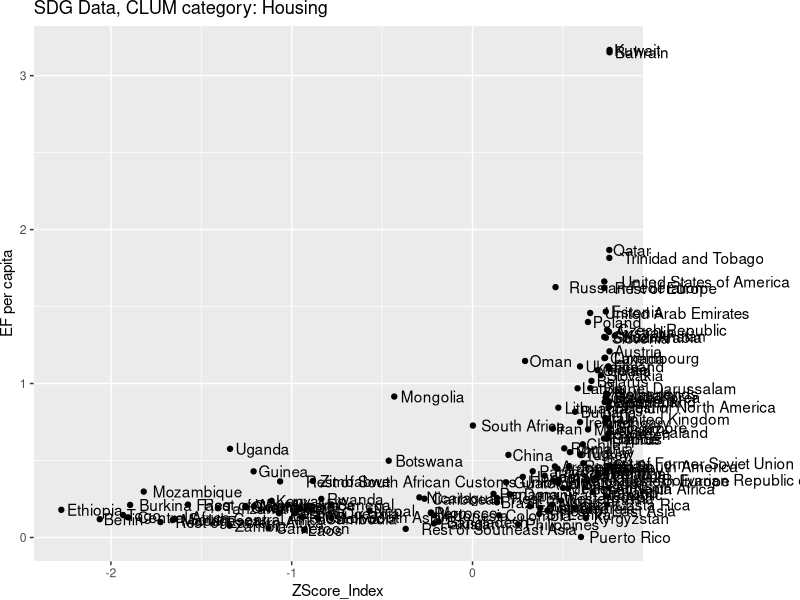
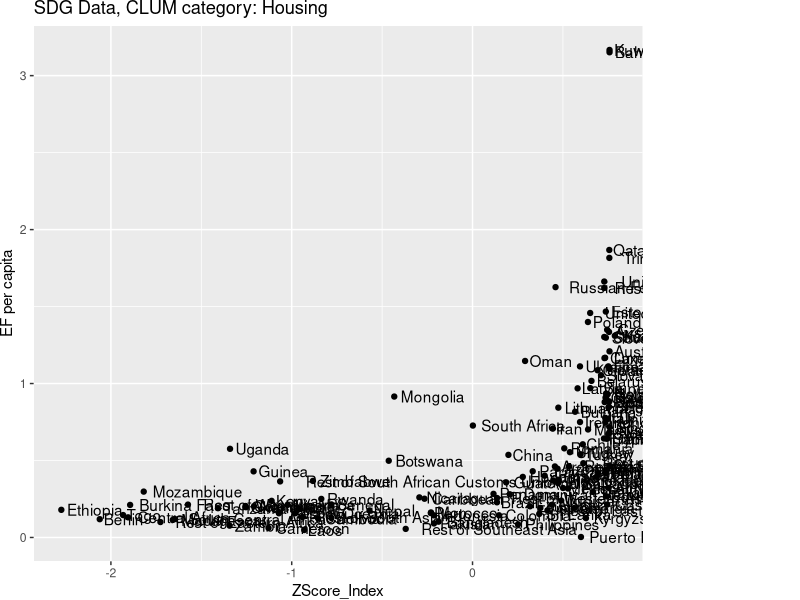

Write R code to recreate these figures, in order. (Note: this script raises an error after producing the figures.)
library(ggplot2)
library(grid)

#TO DO, next
# move to function for plots (started at bottom)
# color points (by continent?)
# filter by quality score
# export for Powerpoint

#add data indicators used (probably just in powerpoint slides)


#Pull the data from csv files
EFWBData <- read.csv("./GFN_Data_Visualization/ScatterVisuals/NFA_WB_2017_CLUM.csv")
EFSDGData <- read.csv("./GFN_Data_Visualization/ScatterVisuals/NFA_SDG_2017_CLUM.csv")

color.codes<-as.character(c("#3399FF", "#FF0000", "#000000"))

#subetted data to plot
EFWBData11 <- subset(EFWBData,EFWBData$year == 2011)
EFSDGData11 <- subset(EFSDGData,EFWBData$year == 2011)

EFWBData11.Food <- subset(EFWBData11, EFWBData11$clum7_name == "Food")
EFWBData11.Goods <- subset(EFWBData11, EFWBData11$clum7_name == "Goods")
EFWBData11.Government <- subset(EFWBData11, EFWBData11$clum7_name == "Government")
EFWBData11.Housing <- subset(EFWBData11, EFWBData11$clum7_name == "Housing")
EFWBData11.PersonalTransportation <- subset(EFWBData11, EFWBData11$clum7_name == "Personal Transportation")
EFWBData11.Services <- subset(EFWBData11, EFWBData11$clum7_name == "Services")

EFSDGData11.Food <- subset(EFSDGData11, EFSDGData11$clum7_name == "Food")
EFSDGData11.Goods <- subset(EFSDGData11, EFSDGData11$clum7_name == "Goods")
EFSDGData11.Government <- subset(EFSDGData11, EFSDGData11$clum7_name == "Government")
EFSDGData11.GrossFixedCapitalFormation <- subset(EFSDGData11, EFSDGData11$clum7_name == "Gross Fixed Capital Formation")
EFSDGData11.Housing <- subset(EFSDGData11, EFSDGData11$clum7_name == "Housing")
EFSDGData11.PersonalTransportation <- subset(EFSDGData11, EFSDGData11$clum7_name == "Personal Transportation")
EFSDGData11.Services <- subset(EFSDGData11, EFSDGData11$clum7_name == "Services")

#Plot for all the WB CLUM categories
p <- ggplot(EFWBData11.Food, aes(ZScore_Index, total)) + geom_point() +
    geom_text(label = EFWBData11.Food$GTAP_name,hjust=-.1) +
  labs(title = paste("World Bank Data, CLUM category:",EFWBData11.Food$clum7_name), y = "EF per capita") +
  theme(plot.margin = unit(c(0,4,0,0),"cm"))
gt <- ggplot_gtable(ggplot_build(p))
gt$layout$clip[gt$layout$name == "panel"] <- "off"
grid.draw(gt)


p <- ggplot(EFWBData11.Goods, aes(ZScore_Index, total)) + geom_point() +
  geom_text(label = EFWBData11.Goods$GTAP_name,hjust=-.1)+
  labs(title = paste("World Bank Data, CLUM category:",EFWBData11.Goods$clum7_name), y = "EF per capita") +
theme(plot.margin = unit(c(0,4,0,0),"cm"))
gt <- ggplot_gtable(ggplot_build(p))
gt$layout$clip[gt$layout$name == "panel"] <- "off"
grid.draw(gt)

p <- ggplot(EFWBData11.Government, aes(ZScore_Index, total)) + geom_point() +
  geom_text(label = EFWBData11.Government$GTAP_name,hjust=-.1)+
  labs(title = paste("World Bank Data, CLUM category:",EFWBData11.Government$clum7_name), y = "EF per capita") +
theme(plot.margin = unit(c(0,4,0,0),"cm"))
gt <- ggplot_gtable(ggplot_build(p))
gt$layout$clip[gt$layout$name == "panel"] <- "off"
grid.draw(gt)

p <- ggplot(EFWBData11.Housing, aes(ZScore_Index, total)) + geom_point() +
  geom_text(label = EFWBData11.Housing$GTAP_name,hjust=-.1) +
  labs(title = paste("World Bank Data, CLUM category:",EFWBData11.Housing$clum7_name), y = "EF per capita") +
theme(plot.margin = unit(c(0,4,0,0),"cm"))
gt <- ggplot_gtable(ggplot_build(p))
gt$layout$clip[gt$layout$name == "panel"] <- "off"
grid.draw(gt)

p <- ggplot(EFWBData11.PersonalTransportation, aes(ZScore_Index, total)) + geom_point() +
  geom_text(label = EFWBData11.PersonalTransportation$GTAP_name,hjust=-.1) +
  labs(title = paste("World Bank Data, CLUM category:",EFWBData11.PersonalTransportation$clum7_name), y = "EF per capita") +
theme(plot.margin = unit(c(0,4,0,0),"cm"))
gt <- ggplot_gtable(ggplot_build(p))
gt$layout$clip[gt$layout$name == "panel"] <- "off"
grid.draw(gt)

p <- ggplot(EFWBData11.Services, aes(ZScore_Index, total)) + geom_point() +
  geom_text(label = EFWBData11.Services$GTAP_name,hjust=-.1) +
  labs(title = paste("World Bank Data, CLUM category:",EFWBData11.Services$clum7_name), y = "EF per capita") +
theme(plot.margin = unit(c(0,4,0,0),"cm"))
gt <- ggplot_gtable(ggplot_build(p))
gt$layout$clip[gt$layout$name == "panel"] <- "off"
grid.draw(gt)


p <- ggplot(EFSDGData11.Food, aes(ZScore_Index, total)) + geom_point() +
  geom_text(label = EFSDGData11.Food$GTAP_name,hjust=-.1) +
  labs(title = paste("SDG Data, CLUM category:",EFSDGData11.Food$clum7_name), y = "EF per capita") +
  theme(plot.margin = unit(c(0,4,0,0),"cm"))
gt <- ggplot_gtable(ggplot_build(p))
gt$layout$clip[gt$layout$name == "panel"] <- "off"
grid.draw(gt)


p <- ggplot(EFSDGData11.Goods, aes(ZScore_Index, total)) + geom_point() +
  geom_text(label = EFSDGData11.Goods$GTAP_name,hjust=-.1)+
  labs(title = paste("SDG Data, CLUM category:",EFSDGData11.Goods$clum7_name), y = "EF per capita") +
  theme(plot.margin = unit(c(0,4,0,0),"cm"))
gt <- ggplot_gtable(ggplot_build(p))
gt$layout$clip[gt$layout$name == "panel"] <- "off"
grid.draw(gt)

p <- ggplot(EFSDGData11.Government, aes(ZScore_Index, total)) + geom_point() +
  geom_text(label = EFSDGData11.Government$GTAP_name,hjust=-.1)+
  labs(title = paste("SDG Data, CLUM category:",EFSDGData11.Government$clum7_name), y = "EF per capita") +
  theme(plot.margin = unit(c(0,4,0,0),"cm"))
gt <- ggplot_gtable(ggplot_build(p))
gt$layout$clip[gt$layout$name == "panel"] <- "off"
grid.draw(gt)

p <- ggplot(EFSDGData11.Housing, aes(ZScore_Index, total)) + geom_point() +
  geom_text(label = EFSDGData11.Housing$GTAP_name,hjust=-.1) +
  labs(title = paste("SDG Data, CLUM category:",EFSDGData11.Housing$clum7_name), y = "EF per capita") +
  theme(plot.margin = unit(c(0,4,0,0),"cm"))
gt <- ggplot_gtable(ggplot_build(p))
gt$layout$clip[gt$layout$name == "panel"] <- "off"
grid.draw(gt)

p <- ggplot(EFSDGData11.GrossFixedCapitalFormation, aes(ZScore_Index, total)) + geom_point() +
  geom_text(label = EFSDGData11.GrossFixedCapitalFormationd$GTAP_name,hjust=-.1) +
  labs(title = paste("SDG Data, CLUM category:",EFSDGData11.GrossFixedCapitalFormation$clum7_name), y = "EF per capita") +
  theme(plot.margin = unit(c(0,4,0,0),"cm"))
gt <- ggplot_gtable(ggplot_build(p))
gt$layout$clip[gt$layout$name == "panel"] <- "off"
grid.draw(gt)

p <- ggplot(EFSDGData11.PersonalTransportation, aes(ZScore_Index, total)) + geom_point() +
  geom_text(label = EFSDGData11.PersonalTransportation$GTAP_name,hjust=-.1) +
  labs(title = paste("SDG Data, CLUM category:",EFSDGData11.PersonalTransportation$clum7_name), y = "EF per capita") +
  theme(plot.margin = unit(c(0,4,0,0),"cm"))
gt <- ggplot_gtable(ggplot_build(p))
gt$layout$clip[gt$layout$name == "panel"] <- "off"
grid.draw(gt)

p <- ggplot(EFSDGData11.Services, aes(ZScore_Index, total)) + geom_point() +
  geom_text(label = EFSDGData11.Services$GTAP_name,hjust=-.1) +
  labs(title = paste("SDG Data, CLUM category:",EFSDGData11.Services$clum7_name), y = "EF per capita") +
  theme(plot.margin = unit(c(0,4,0,0),"cm")) 
gt <- ggplot_gtable(ggplot_build(p)) 
gt$layout$clip[gt$layout$name == "panel"] <- "off" 
grid.draw(gt)

plotfunc <- function(data, title){p <- ggplot(data, aes(ZScore_Index, total)) + geom_point() +
  geom_text(label = data$GTAP_name,hjust=-.1) +
  labs(title = paste(title,"CLUM category:",data$clum7_name), y = "EF per capita") +
  theme(plot.margin = unit(c(0,4,0,0),"cm")) 
gt <- ggplot_gtable(ggplot_build(p)) 
gt$layout$clip[gt$layout$name == "panel"] <- "off" 
grid.draw(gt)
}

plotfunc(EFSDGData11.Services,"SDG Data")
plotfunc(EFSDGData11.Goods,"SDG Data")

plotfunc(EFWBData11.Goods,"World Bank Data")



ggplot(EFWBData, aes(ZScore_Index, total)) + geom_point() + facet_grid(~ clum7_name, scales = "free")+
  geom_text( label = EFWBData$GTAP_name)
ggplot(EFWBData, aes(MaxMin_Index, total, colour = as.factor(year)
                     ))+ geom_point() + facet_grid(~ clum7_name) +
  scale_colour_manual(values = color.codes) #+
  #geom_text(label = EFWBData$GTAP_name)
ggplot(EFSDGData, aes(ZScore_Index, total)) + geom_point() + facet_grid(~ clum7_name)
ggplot(EFSDGData, aes(MaxMin_Index, total)) + geom_point() + facet_grid(~ clum7_name)

